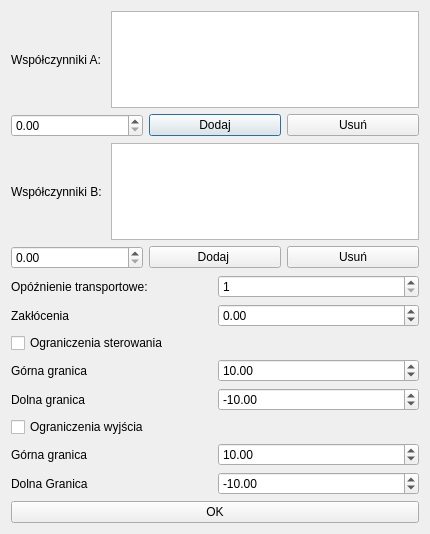
<?xml version="1.0" encoding="UTF-8"?>
<ui version="4.0">
 <class>arx_dialog</class>
 <widget class="QDialog" name="arx_dialog">
  <property name="geometry">
   <rect>
    <x>0</x>
    <y>0</y>
    <width>430</width>
    <height>534</height>
   </rect>
  </property>
  <property name="minimumSize">
   <size>
    <width>400</width>
    <height>450</height>
   </size>
  </property>
  <property name="windowTitle">
   <string>Nastawy ARX</string>
  </property>
  <layout class="QHBoxLayout" name="horizontalLayout_3">
   <item>
    <layout class="QHBoxLayout" name="horizontalLayout_2">
     <item>
      <layout class="QVBoxLayout" name="verticalLayout_2">
       <item>
        <layout class="QHBoxLayout" name="horizontalLayout_4">
         <item>
          <widget class="QLabel" name="label">
           <property name="text">
            <string>Współczynniki A: </string>
           </property>
          </widget>
         </item>
         <item>
          <widget class="QTextBrowser" name="widok_a"/>
         </item>
        </layout>
       </item>
       <item>
        <spacer name="verticalSpacer">
         <property name="orientation">
          <enum>Qt::Vertical</enum>
         </property>
         <property name="sizeHint" stdset="0">
          <size>
           <width>20</width>
           <height>40</height>
          </size>
         </property>
        </spacer>
       </item>
       <item>
        <layout class="QHBoxLayout" name="horizontalLayout_8">
         <item>
          <widget class="QDoubleSpinBox" name="a_input"/>
         </item>
         <item>
          <widget class="QPushButton" name="a_confirm">
           <property name="text">
            <string>Dodaj</string>
           </property>
          </widget>
         </item>
         <item>
          <widget class="QPushButton" name="remove_a">
           <property name="text">
            <string>Usuń</string>
           </property>
          </widget>
         </item>
        </layout>
       </item>
       <item>
        <spacer name="verticalSpacer_3">
         <property name="orientation">
          <enum>Qt::Vertical</enum>
         </property>
         <property name="sizeHint" stdset="0">
          <size>
           <width>20</width>
           <height>40</height>
          </size>
         </property>
        </spacer>
       </item>
       <item>
        <spacer name="verticalSpacer_2">
         <property name="orientation">
          <enum>Qt::Vertical</enum>
         </property>
         <property name="sizeHint" stdset="0">
          <size>
           <width>20</width>
           <height>40</height>
          </size>
         </property>
        </spacer>
       </item>
       <item>
        <layout class="QHBoxLayout" name="horizontalLayout_5">
         <item>
          <widget class="QLabel" name="label_2">
           <property name="text">
            <string>Współczynniki B: </string>
           </property>
          </widget>
         </item>
         <item>
          <widget class="QTextBrowser" name="widok_b"/>
         </item>
        </layout>
       </item>
       <item>
        <spacer name="verticalSpacer_4">
         <property name="orientation">
          <enum>Qt::Vertical</enum>
         </property>
         <property name="sizeHint" stdset="0">
          <size>
           <width>20</width>
           <height>40</height>
          </size>
         </property>
        </spacer>
       </item>
       <item>
        <layout class="QHBoxLayout" name="horizontalLayout_9">
         <item>
          <widget class="QDoubleSpinBox" name="b_input"/>
         </item>
         <item>
          <widget class="QPushButton" name="b_confirm">
           <property name="text">
            <string>Dodaj </string>
           </property>
          </widget>
         </item>
         <item>
          <widget class="QPushButton" name="remove_b">
           <property name="text">
            <string>Usuń</string>
           </property>
          </widget>
         </item>
        </layout>
       </item>
       <item>
        <spacer name="verticalSpacer_5">
         <property name="orientation">
          <enum>Qt::Vertical</enum>
         </property>
         <property name="sizeHint" stdset="0">
          <size>
           <width>20</width>
           <height>40</height>
          </size>
         </property>
        </spacer>
       </item>
       <item>
        <layout class="QHBoxLayout" name="horizontalLayout_6">
         <item>
          <widget class="QLabel" name="label_3">
           <property name="text">
            <string>Opóźnienie transportowe:</string>
           </property>
          </widget>
         </item>
         <item>
          <widget class="QSpinBox" name="opoznienie_input">
           <property name="minimum">
            <number>1</number>
           </property>
          </widget>
         </item>
        </layout>
       </item>
       <item>
        <spacer name="verticalSpacer_6">
         <property name="orientation">
          <enum>Qt::Vertical</enum>
         </property>
         <property name="sizeHint" stdset="0">
          <size>
           <width>20</width>
           <height>40</height>
          </size>
         </property>
        </spacer>
       </item>
       <item>
        <layout class="QHBoxLayout" name="horizontalLayout_7">
         <item>
          <widget class="QLabel" name="label_4">
           <property name="text">
            <string>Zakłócenia</string>
           </property>
          </widget>
         </item>
         <item>
          <widget class="QDoubleSpinBox" name="zaklocenie_input">
           <property name="minimum">
            <double>-99.000000000000000</double>
           </property>
          </widget>
         </item>
        </layout>
       </item>
       <item>
        <spacer name="verticalSpacer_7">
         <property name="orientation">
          <enum>Qt::Vertical</enum>
         </property>
         <property name="sizeHint" stdset="0">
          <size>
           <width>20</width>
           <height>40</height>
          </size>
         </property>
        </spacer>
       </item>
       <item>
        <layout class="QHBoxLayout" name="horizontalLayout">
         <item>
          <widget class="QCheckBox" name="ograniczenia_sterowania_checked">
           <property name="text">
            <string>Ograniczenia sterowania</string>
           </property>
          </widget>
         </item>
        </layout>
       </item>
       <item>
        <layout class="QHBoxLayout" name="horizontalLayout_10">
         <item>
          <widget class="QLabel" name="label_5">
           <property name="text">
            <string>Górna granica</string>
           </property>
          </widget>
         </item>
         <item>
          <widget class="QDoubleSpinBox" name="gorna_sterowanie">
           <property name="value">
            <double>10.000000000000000</double>
           </property>
          </widget>
         </item>
        </layout>
       </item>
       <item>
        <layout class="QHBoxLayout" name="horizontalLayout_12">
         <item>
          <widget class="QLabel" name="label_6">
           <property name="text">
            <string>Dolna granica</string>
           </property>
          </widget>
         </item>
         <item>
          <widget class="QDoubleSpinBox" name="dolna_sterowanie">
           <property name="minimum">
            <double>-9999999.000000000000000</double>
           </property>
           <property name="value">
            <double>-10.000000000000000</double>
           </property>
          </widget>
         </item>
        </layout>
       </item>
       <item>
        <widget class="QCheckBox" name="ograniczenia_wyjscia_checked">
         <property name="text">
          <string>Ograniczenia wyjścia</string>
         </property>
        </widget>
       </item>
       <item>
        <layout class="QHBoxLayout" name="horizontalLayout_13">
         <item>
          <widget class="QLabel" name="label_7">
           <property name="text">
            <string>Górna granica</string>
           </property>
          </widget>
         </item>
         <item>
          <widget class="QDoubleSpinBox" name="gorna_wyjscie">
           <property name="minimum">
            <double>-99.000000000000000</double>
           </property>
           <property name="value">
            <double>10.000000000000000</double>
           </property>
          </widget>
         </item>
        </layout>
       </item>
       <item>
        <layout class="QHBoxLayout" name="horizontalLayout_14">
         <item>
          <widget class="QLabel" name="label_8">
           <property name="text">
            <string>Dolna Granica</string>
           </property>
          </widget>
         </item>
         <item>
          <widget class="QDoubleSpinBox" name="dolna_wyjscie">
           <property name="minimum">
            <double>-99.000000000000000</double>
           </property>
           <property name="value">
            <double>-10.000000000000000</double>
           </property>
          </widget>
         </item>
        </layout>
       </item>
       <item>
        <widget class="QPushButton" name="ok_arx">
         <property name="text">
          <string>OK</string>
         </property>
        </widget>
       </item>
      </layout>
     </item>
    </layout>
   </item>
  </layout>
 </widget>
 <resources/>
 <connections/>
</ui>
